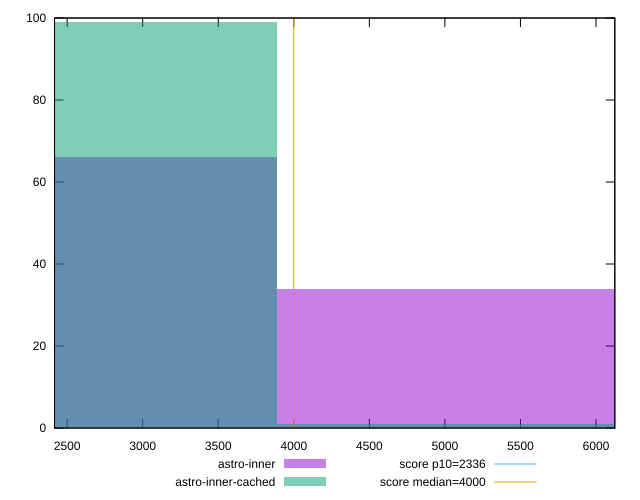

The script that saved this image:
reset

$astroInner <<EOF
5182.876963036807 34
2591.4384815184035 66
EOF

$astroInnerCached <<EOF
2591.4384815184035 99
5182.876963036807 1
EOF

set key outside below
set boxwidth 2591.4384815184035
set xrange [2416.433:6124.6669999999995]
set yrange [0:100]
set trange [0:100]
set style fill transparent solid 0.5 noborder

set parametric
set terminal svg size 640, 500 enhanced background rgb 'white'
set output "reports/report_00033_2021-03-01T14-23-16.841Z/first-meaningful-paint/comparison/histogram/2_vs_3.svg"

plot $astroInner title "astro-inner" with boxes, \
     $astroInnerCached title "astro-inner-cached" with boxes, \
     2336,t title "score p10=2336", \
     4000,t title "score median=4000"

reset
